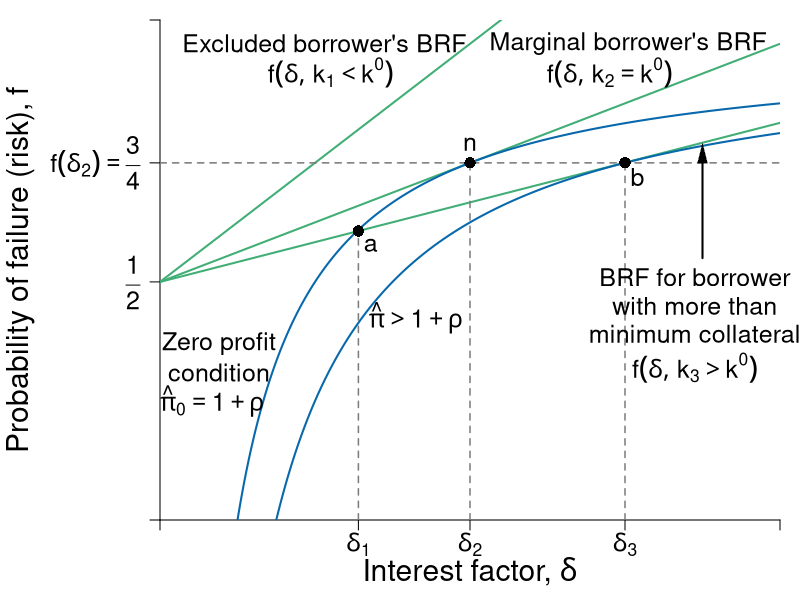

This chart was generated by the following R code:
#Graph Designer: Simon Halliday, Scott Cohn
#Authors: Bowles, Foley and Halliday
#Title: Coordination, Conflict and Competition: A Text in Microeconomics

library(shape)
pdf(file = "credit/non_contractual_equity.pdf", width = 8, height = 6)

#Set parameters for graphics
pointsize <- 1.8
axislabelsize <- 1.8
labelsize <- 1.5
namesize <- 1.8
annotatesize <- 1.5
graphlinewidth <- 2
segmentlinewidth <- 1.5

COL <- c("#7fc97f", "#beaed4", "#fdc086", "#ffff99", "#386cb0", "#f0027f", "#bf5b17", "#666666")
COLA <- c("#e0f3db", "#99d8c9","#66c2a4","#41ae76", "#238b45", "#005824")
COLB <- c("#c6dbef", "#4eb3d3", "#2b8cbe", "#0868ac","#084081")
COLC <- c("#fcfbfd", "#efedf5", "#dadaeb", "#bcbddc", "#9e9ac8", "#807dba", "#6a51a3", "#54278f", "#3f007d")
grays <- gray.colors(25, start = 1, end = 0, alpha = 1)

#Edited the margins to cater for the larger LHS labels
par(mar =  c(4, 8, 1, 1))

brfFn <- function(delta, mu = 1, k = 1) {
  .5 + (delta / (2 * mu)) * (1 - k)
}

PCFn <- function(delta, mu = 1) {
  delta/mu
}

isoreturnFn <- function(delta, pi=0.125) {
  1 - (pi)/delta
}

yFn <- function(d1, f1, mu = 1){
  mu*f1*(1 - f1) - d1*(1 - f1)
}

ylow <- function(delta, mu = 1, ybar = 0.0625){
  (-sqrt(delta^2 - 2*delta*mu + mu^2 - 4*mu*ybar) + delta + mu)/(2*mu)
}

yhigh <- function(delta, mu = 1, ybar = 0.0625){
  (sqrt(delta^2 - 2*delta*mu + mu^2 - 4*mu*ybar) + delta + mu)/(2*mu)
}

xlims <- c(0, 2)
ylims <- c(0, 1.05)

npts <- 501 
d1 <- seq(xlims[1], xlims[2], length.out = npts)
f1 <- seq(ylims[1], ylims[2], length.out = npts) 
a <- c(0.0625)

plot(0, 0, xlim = xlims, ylim = ylims, type = "n",
     xlab = expression(paste("")),
     ylab = expression(paste("")), 
     xaxt = "n", 
     yaxt = "n", 
     cex.lab = axislabelsize, 
     bty = "n", 
     xaxs = "i", 
     yaxs = "i"
)


ticksy <- c(ylims[1], 0.5, 0.75, ylims[2])
ylabels <- c(NA, expression(paste(frac(1,2))), expression(paste(f(delta[2]) == frac(3,4))), NA)
ticksx <- c(xlims[1], 0.64, 1, 1.5, xlims[2])
xlabels <- c(NA, expression(paste(delta[1])),expression(paste(delta[2])), expression(paste(delta[3])), NA)

axis(1, at = ticksx, pos = 0, labels = xlabels, cex.axis = labelsize)
axis(2, at = ticksy, pos = 0, labels = ylabels, las = 1, cex.axis = labelsize)

npts <- 503 
xx1 <- seq(xlims[1], xlims[2], length.out = npts)

#Draw the graphs
lines(xx1, brfFn(xx1, k = 0), col = COLA[4], lwd = graphlinewidth)
lines(xx1, brfFn(xx1, k = 0.5), col = COLA[4], lwd = graphlinewidth)
lines(xx1, brfFn(xx1, k = 0.666), col = COLA[4], lwd = graphlinewidth)
lines(xx1, isoreturnFn(xx1, pi = 0.25), col = COLB[4], lwd = graphlinewidth)
lines(xx1, isoreturnFn(xx1, pi = 0.375), col = COLB[4], lwd = graphlinewidth)


#Axis labels
mtext(expression(paste("Interest factor, ", delta)), side = 1, line = 2.5, cex = axislabelsize)
text(-0.45, 0.5*(ylims[2]), expression(paste("Probability of failure (risk), ", f)), xpd = TRUE, cex = axislabelsize, srt = 90) 


segments(0, 0.75, xlims[2], 0.75, lty = 2, col = grays[20] , lwd = segmentlinewidth)
 


segments(1.5, 0, 1.5, brfFn(delta = 1.5, k = 0.666), lty = 2, col = grays[20] , lwd = segmentlinewidth)
points(1.5, brfFn(1.5, k = 0.666), pch = 16, col = "black", cex = 1.5)
text(1.5 + 0.04, brfFn(1.5, k = 0.666) - 0.03, expression(paste(b)), cex = labelsize)

segments(1, 0, 1, brfFn(delta = 1, k = 0.5), lty = 2, col = grays[20] , lwd = segmentlinewidth)
points(1, brfFn(1, k = 0.5), pch = 16, col = "black", cex = 1.5)
text(1, brfFn(1, k = 0.5) + 0.04, expression(paste(n)), cex = labelsize)

segments(0.64, 0, 0.64, brfFn(delta = 0.64, k = 0.666), lty = 2, col = grays[20] , lwd = segmentlinewidth)
points(0.64, brfFn(0.64, k = 0.666), pch = 16, col = "black", cex = 1.5)
text(0.64 + 0.04, brfFn(0.64, k = 0.666) - 0.03, expression(paste(a)), cex = labelsize)


text(0.53, 1, expression(paste("Excluded borrower's BRF")), cex = labelsize, xpd = TRUE)
text(0.55, 0.94, expression(paste(f(delta, k[1] < k^0))), cex = labelsize)

text(1.51, 1, expression(paste("Marginal borrower's BRF")), cex = labelsize, xpd = TRUE)
text(1.45, 0.94, expression(paste(f(delta, k[2] == k^0))), cex = labelsize)


text(1.725, 0.51, expression(paste("BRF for borrower")), cex = labelsize, xpd = TRUE)
text(1.725, 0.45, expression(paste("with more than")), cex = labelsize, xpd = TRUE)
text(1.725, 0.39, expression(paste("minimum collateral")), cex = labelsize, xpd = TRUE)
text(1.725, 0.32, expression(paste(f(delta, k[3] > k^0))), cex = labelsize, xpd = TRUE)
Arrows(1.75, 0.55, 1.75, 0.77, col = "black", lty = 1, lwd = 2, arr.type = "triangle", arr.lwd = 0.5)

text(0.825, 0.425, expression(paste(hat(pi) > 1 + rho)), cex = labelsize)

text(0.19, 0.37, expression(paste("Zero profit")), cex = labelsize)
text(0.19, 0.31, expression(paste("condition")), cex = labelsize)
text(0.168, 0.25, expression(paste(hat(pi)[0] == 1 + rho)), cex = labelsize)


dev.off()
